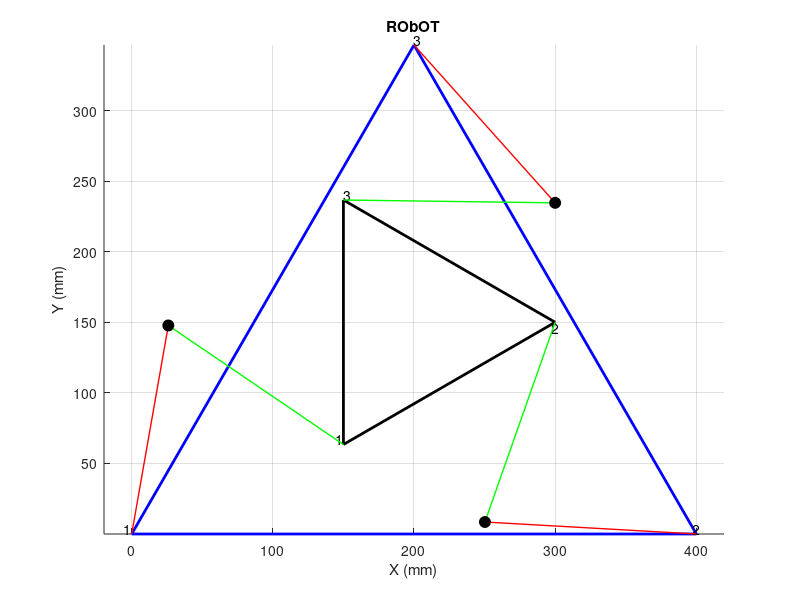

The MATLAB script that drew this image: (Note: this script raises an error after producing the figure.)
%Part2
%% ROBOT MODEL
L=150;Sa=150;side_length = 400; r=100;
% PlantForm{B} BLUE
 % mm
R=side_length;
x_base = [0,side_length/2,side_length];
y_base = [0,side_length*sqrt(3)/2,0];

xb1 = x_base(1); yb1=y_base(1);
xb3 = x_base(2); yb3=y_base(2);
xb2 = x_base(3); yb2=y_base(3);
figure;
hold on;
plot(x_base([1, 2, 3, 1]), y_base([1, 2, 3, 1]), 'b', 'LineWidth', 2);
text(xb1, yb1, '1', 'VerticalAlignment', 'bottom', 'HorizontalAlignment', 'right');
text(xb2, yb2, '2', 'VerticalAlignment', 'bottom', 'HorizontalAlignment', 'center');
text(xb3, yb3, '3', 'VerticalAlignment', 'bottom', 'HorizontalAlignment', 'left');

% modify PlantForm{C} Black
hold on
a=pi/6; xc=200;yc=150;
phi1=a+pi/6; phi2=a+5/6*pi; phi3=a+3/2*pi;

xs1=xc-r*cos(phi1); ys1=yc-r*sin(phi1);
xs2=xc-r*cos(phi2); ys2=yc-r*sin(phi2);
xs3=xc-r*cos(phi3); ys3=yc-r*sin(phi3);

x_Plant=[xs1;xs2;xs3];
y_plant=[ys1;ys2;ys3];

plot(x_Plant([1, 2, 3, 1]), y_plant([1, 2, 3, 1]), 'k', 'LineWidth', 2);
text(xs1, ys1, '1', 'VerticalAlignment', 'bottom', 'HorizontalAlignment', 'right');
text(xs2, ys2, '2', 'VerticalAlignment', 'top', 'HorizontalAlignment', 'center');
text(xs3, ys3, '3', 'VerticalAlignment', 'bottom', 'HorizontalAlignment', 'left');
% Inverse Kinematics--calculate theta_i
c1 = atan2(ys1, xs1);
d1 = acos((Sa^2 - L^2 + xs1^2 + ys1^2) / (2 * Sa * sqrt(xs1^2 + ys1^2)));
theta1 = c1 +d1;

c2=atan2(ys2, xs2-R);
d2 = acos((Sa^2 - L^2 + (xs2-R)^2 + ys2^2) / (2 * Sa * sqrt((xs2-R)^2 + ys2^2)));
theta2=c2+d2;

c3=atan2(ys3-R*sqrt(3)/2,xs3-R*0.5);
d3=acos((Sa^2-L^2+(xs3-R*0.5)^2+(ys3-R*sqrt(3)/2)^2)/(2*Sa*sqrt((xs3-R*0.5)^2+(ys3-R*sqrt(3)/2)^2)));
theta3=c3+d3;

% Calculate joint jx and jy
jx1=Sa*cos(theta1);jy1=Sa*sin(theta1);
jx2=Sa*cos(theta2)+R;jy2=Sa*sin(theta2);
jx3=Sa*cos(theta3)+R*0.5;jy3=Sa*sin(theta3)+R*sqrt(3)/2;


% draw
plot([xs1, jx1], [ys1, jy1], 'g', 'LineWidth', 1); 
plot([xb1, jx1], [yb1, jy1], 'r', 'LineWidth', 1);
plot(jx1, jy1, 'ko', 'MarkerFaceColor', 'k', 'MarkerSize', 8);

plot([xs2, jx2], [ys2, jy2], 'g', 'LineWidth', 1); 
plot([xb2, jx2], [yb2, jy2], 'r', 'LineWidth', 1);
plot(jx2, jy2, 'ko', 'MarkerFaceColor', 'k', 'MarkerSize', 8);

plot([xs3, jx3], [ys3, jy3], 'g', 'LineWidth', 1); 
plot([xb3, jx3], [yb3, jy3], 'r', 'LineWidth', 1);
plot(jx3, jy3, 'ko', 'MarkerFaceColor', 'k', 'MarkerSize', 8);

%%%%%%%%%%%%%%%%%%%
axis equal;
title('RObOT');
xlabel('X (mm)');
ylabel('Y (mm)');
grid on;


%% PART3

M1 = [Sa*cos(theta1), Sa*sin(theta1)];

M2 = [Sa*cos(theta2)+R, Sa*sin(theta2)];

M3 = [R*0.5 + Sa*cos(theta3), R*sqrt(3)/2 + Sa*sin(theta3)];


% Confirm
disp(['M1 = (', num2str(M1(1)), ', ', num2str(M1(2)), ')']);
disp(['M2 = (', num2str(M2(1)), ', ', num2str(M2(2)), ')']);
disp(['M3 = (', num2str(M3(1)), ', ', num2str(M3(2)), ')']);
disp(['J1 = (', num2str(jx1), ', ', num2str(jy1), ')']);
disp(['J2 = (', num2str(jx2), ', ', num2str(jy2), ')']);
disp(['J3 = (', num2str(jx3), ', ', num2str(jy3), ')']);

% 
x0 = [150, 64, pi/3]; 

%  fsolve 
options = optimoptions('fsolve', 'Display', 'iter');
[PP, fval, exitflag, output] = fsolve(@(x) [
    (x(1) - M1(1))^2 + (x(2) - M1(2))^2 - L^2;
    ((x(1) + sqrt(3)*r*cos(x(3))) - M2(1))^2 + ((x(2) + sqrt(3)*r*sin(x(3))) - M2(2))^2 - L^2;
    ((x(1) + sqrt(3)*r*cos(x(3) + pi/3)) - M3(1))^2 + ((x(2) + sqrt(3)*r*sin(x(3) + pi/3)) - M3(2))^2 - L^2
], x0, options);

% result
disp(['PP1x = ', num2str(PP(1))]);
disp(['PP1y = ', num2str(PP(2))]);
disp(['A = ', num2str(PP(3))]);

PP1x=PP(1);
PP1y=PP(2);
A=PP(3);

PP2x = PP1x + sqrt(3) * r * cos(A);
PP2y = PP1y + sqrt(3) * r * sin(A);
PP3x = PP1x + sqrt(3) * r * cos(A + pi/3);
PP3y = PP1y + sqrt(3) * r * sin(A + pi/3);

disp(['PP2x = ', num2str(PP2x)]);
disp(['PP2y = ', num2str(PP2y)]);
disp(['PP3x = ', num2str(PP3x)]);
disp(['PP3y = ', num2str(PP3y)]);

%% Part2 workspace


% Parameters
L = 150; Sa = 150; side_length = 400; r = 100;
z_fixed = 100; % Fixed height for the z-axis

% Base platform {B} setup
R = side_length;
x_base = [0, side_length/2, side_length];
y_base = [0, side_length * sqrt(3) / 2, 0];

% Plotting base platform {B}
figure;
hold on;
plot3(x_base([1, 2, 3, 1]), y_base([1, 2, 3, 1]), z_fixed*ones(1, 4), 'b', 'LineWidth', 2);
xlabel('X (mm)');
ylabel('Y (mm)');
zlabel('Z (mm)');
title('Robot End Effector Workspace');
grid on;

% Modified platform {C} setup
a = pi/6; xc = 200; yc = 150;
phi1 = a + pi/6; phi2 = a + 5*pi/6; phi3 = a - pi/2;
xs1 = xc - r*cos(phi1); ys1 = yc - r*sin(phi1);
xs2 = xc - r*cos(phi2); ys2 = yc - r*sin(phi2);
xs3 = xc - r*cos(phi3); ys3 = yc - r*sin(phi3);

% Inverse Kinematics calculations
theta1 = atan2(ys1, xs1) - acos((Sa^2 - L^2 + xs1^2 + ys1^2) / (2 * Sa * sqrt(xs1^2 + ys1^2)));
theta2 = atan2(ys2, xs2-R) - acos((Sa^2 - L^2 + (xs2-R)^2 + ys2^2) / (2 * Sa * sqrt((xs2-R)^2 + ys2^2)));
theta3 = atan2(ys3-R*sqrt(3)/2, xs3-R/2) - acos((Sa^2 - L^2 + (xs3-R/2)^2 + (ys3-R*sqrt(3)/2)^2) / (2 * Sa * sqrt((xs3-R/2)^2 + (ys3-R*sqrt(3)/2)^2)));

% Workspace analysis
theta_range = linspace(-pi, pi, 100);
[X, Y, Z] = meshgrid(theta_range, theta_range, z_fixed);
X_end_effector = zeros(size(X));
Y_end_effector = zeros(size(Y));

% Calculate workspace
for i = 1:size(X, 1)
    for j = 1:size(Y, 2)
        % Calculate joint positions
        jx1 = Sa * cos(theta_range(i)) + x_base(1);
        jy1 = Sa * sin(theta_range(i)) + y_base(1);
        jx2 = Sa * cos(theta_range(j)) + x_base(2);
        jy2 = Sa * sin(theta_range(j)) + y_base(2);
        jx3 = Sa * cos(-theta_range(i)-theta_range(j)) + x_base(3);
        jy3 = Sa * sin(-theta_range(i)-theta_range(j)) + y_base(3);

        % Calculate end effector position (centroid of the triangle formed by joints)
        X_end_effector(i, j) = (jx1 + jx2 + jx3) / 3;
        Y_end_effector(i, j) = (jy1 + jy2 + jy3) / 3;
    end
end

% Plot workspace
plot3(X_end_effector(:), Y_end_effector(:), Z(:), 'r.');
hold off;



